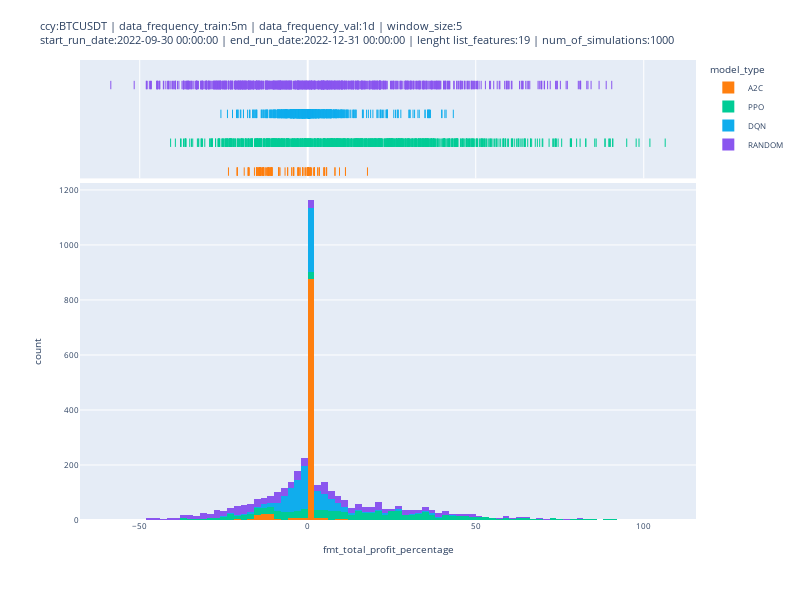

Notebook code for this chart:
### Code cell
fig = px.histogram(df_sim_results, x="fmt_total_profit_percentage", color="model_type", color_discrete_sequence=[ "#FF7F0E", "#00CC96", "#10aded", "#8A56EF"],  width=800, height=600, marginal="rug", # can be `box`, `violin`
                         hover_data=['total_reward_cash','fmt_total_profit_percentage', 'num_of_trades', 'sim_id'])
fig.update_layout(title=str_title, font={'size': 8})
fig.write_html(os.path.join('../results', 'plots', 'total_profit_percentage', 'hist_plot_' + file_export_plot_sim_results + '.html'))
fig.show()

### Figure 1 — Plotly figure (JSON) as saved in the notebook; plotly's stock layout.template omitted (floating-point values rounded to 4 significant figures; data arrays with more than 128 entries replaced by an {"elided": "..."} marker saying what was removed)
{"data": [{"alignmentgroup": "True", "bingroup": "x", "hovertemplate": "model_type=A2C<br>fmt_total_profit_percentage=%{x}<br>count=%{y}<extra></extra>", "legendgroup": "A2C", "marker": {"color": "#FF7F0E", "pattern": {"shape": ""}}, "name": "A2C", "offsetgroup": "A2C", "orientation": "v", "showlegend": true, "type": "histogram", "x": {"elided": "1000 float values"}, "xaxis": "x", "yaxis": "y"}, {"alignmentgroup": "True", "boxpoints": "all", "customdata": {"elided": "1000x3 float values"}, "fillcolor": "rgba(255,255,255,0)", "hoveron": "points", "hovertemplate": "model_type=A2C<br>fmt_total_profit_percentage=%{x}<br>total_reward_cash=%{customdata[0]}<br>num_of_trades=%{customdata[1]}<br>sim_id=%{customdata[2]}<extra></extra>", "jitter": 0, "legendgroup": "A2C", "line": {"color": "rgba(255,255,255,0)"}, "marker": {"color": "#FF7F0E", "symbol": "line-ns-open"}, "name": "A2C", "offsetgroup": "A2C", "showlegend": false, "type": "box", "x": {"elided": "1000 float values"}, "xaxis": "x2", "yaxis": "y2"}, {"alignmentgroup": "True", "bingroup": "x", "hovertemplate": "model_type=PPO<br>fmt_total_profit_percentage=%{x}<br>count=%{y}<extra></extra>", "legendgroup": "PPO", "marker": {"color": "#00CC96", "pattern": {"shape": ""}}, "name": "PPO", "offsetgroup": "PPO", "orientation": "v", "showlegend": true, "type": "histogram", "x": {"elided": "1000 float values"}, "xaxis": "x", "yaxis": "y"}, {"alignmentgroup": "True", "boxpoints": "all", "customdata": {"elided": "1000x3 float values"}, "fillcolor": "rgba(255,255,255,0)", "hoveron": "points", "hovertemplate": "model_type=PPO<br>fmt_total_profit_percentage=%{x}<br>total_reward_cash=%{customdata[0]}<br>num_of_trades=%{customdata[1]}<br>sim_id=%{customdata[2]}<extra></extra>", "jitter": 0, "legendgroup": "PPO", "line": {"color": "rgba(255,255,255,0)"}, "marker": {"color": "#00CC96", "symbol": "line-ns-open"}, "name": "PPO", "offsetgroup": "PPO", "showlegend": false, "type": "box", "x": {"elided": "1000 float values"}, "xaxis": "x2", "yaxis": "y2"}, {"alignmentgroup": "True", "bingroup": "x", "hovertemplate": "model_type=DQN<br>fmt_total_profit_percentage=%{x}<br>count=%{y}<extra></extra>", "legendgroup": "DQN", "marker": {"color": "#10aded", "pattern": {"shape": ""}}, "name": "DQN", "offsetgroup": "DQN", "orientation": "v", "showlegend": true, "type": "histogram", "x": {"elided": "1000 float values"}, "xaxis": "x", "yaxis": "y"}, {"alignmentgroup": "True", "boxpoints": "all", "customdata": {"elided": "1000x3 float values"}, "fillcolor": "rgba(255,255,255,0)", "hoveron": "points", "hovertemplate": "model_type=DQN<br>fmt_total_profit_percentage=%{x}<br>total_reward_cash=%{customdata[0]}<br>num_of_trades=%{customdata[1]}<br>sim_id=%{customdata[2]}<extra></extra>", "jitter": 0, "legendgroup": "DQN", "line": {"color": "rgba(255,255,255,0)"}, "marker": {"color": "#10aded", "symbol": "line-ns-open"}, "name": "DQN", "offsetgroup": "DQN", "showlegend": false, "type": "box", "x": {"elided": "1000 float values"}, "xaxis": "x2", "yaxis": "y2"}, {"alignmentgroup": "True", "bingroup": "x", "hovertemplate": "model_type=RANDOM<br>fmt_total_profit_percentage=%{x}<br>count=%{y}<extra></extra>", "legendgroup": "RANDOM", "marker": {"color": "#8A56EF", "pattern": {"shape": ""}}, "name": "RANDOM", "offsetgroup": "RANDOM", "orientation": "v", "showlegend": true, "type": "histogram", "x": {"elided": "1000 float values"}, "xaxis": "x", "yaxis": "y"}, {"alignmentgroup": "True", "boxpoints": "all", "customdata": {"elided": "1000x3 float values"}, "fillcolor": "rgba(255,255,255,0)", "hoveron": "points", "hovertemplate": "model_type=RANDOM<br>fmt_total_profit_percentage=%{x}<br>total_reward_cash=%{customdata[0]}<br>num_of_trades=%{customdata[1]}<br>sim_id=%{customdata[2]}<extra></extra>", "jitter": 0, "legendgroup": "RANDOM", "line": {"color": "rgba(255,255,255,0)"}, "marker": {"color": "#8A56EF", "symbol": "line-ns-open"}, "name": "RANDOM", "offsetgroup": "RANDOM", "showlegend": false, "type": "box", "x": {"elided": "1000 float values"}, "xaxis": "x2", "yaxis": "y2"}], "layout": {"barmode": "relative", "font": {"size": 8}, "height": 600, "legend": {"title": {"text": "model_type"}, "tracegroupgap": 0}, "margin": {"t": 60}, "title": {"text": "ccy:BTCUSDT | data_frequency_train:5m | data_frequency_val:1d | window_size:5<br>start_run_date:2022-09-30 00:00:00 | end_run_date:2022-12-31 00:00:00 | lenght list_features:19 | num_of_simulations:1000"}, "width": 800, "xaxis": {"anchor": "y", "domain": [0, 1], "title": {"text": "fmt_total_profit_percentage"}}, "xaxis2": {"anchor": "y2", "domain": [0, 1], "matches": "x", "showgrid": true, "showticklabels": false}, "yaxis": {"anchor": "x", "domain": [0, 0.7326], "title": {"text": "count"}}, "yaxis2": {"anchor": "x2", "domain": [0.7426, 1], "matches": "y2", "showgrid": false, "showline": false, "showticklabels": false, "ticks": ""}}}
